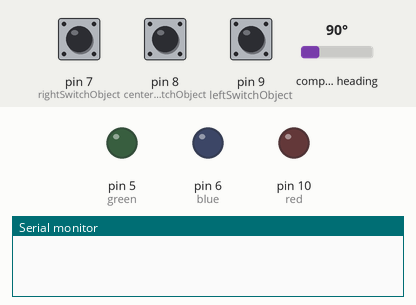
Bench run of a sketch on a simulated Arduino Micro, built with avr-gcc and run on an emulated ATmega32U4. On the bench: output pins drawn as LEDs (lit = HIGH), the last lines printed to the serial monitor. Inputs (shaded band) come from the test bench; at power-on: pin 8 (centerSwitchObject) HIGH, pin 7 (rightSwitchObject) HIGH, pin 9 (leftSwitchObject) HIGH, compass heading 90°. EEPROM starts erased; USB keyboard and mouse output is not drawn.

Above: at 1.2 s.
1.3 s: pin 8 (centerSwitchObject) pulled LOW for 1 s
At 2.6 s:
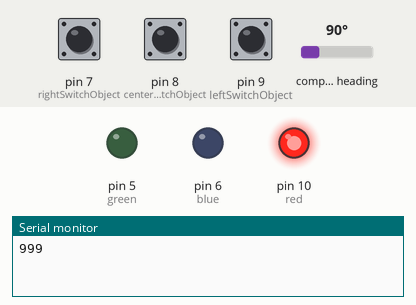
3.8 s: pin 8 (centerSwitchObject) pulled LOW for 3.2 s
At 5.2 s:
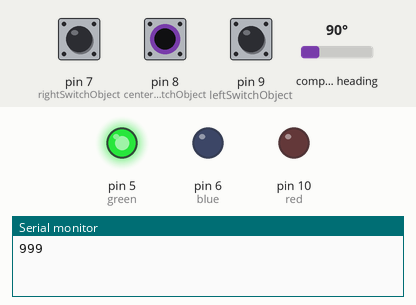
At 6.9 s:
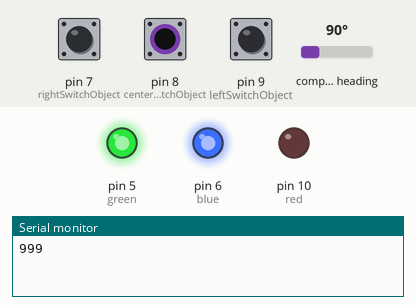
Timing chart, 0 to 8.4 s (numbered marks = the images above; inputs shaded):
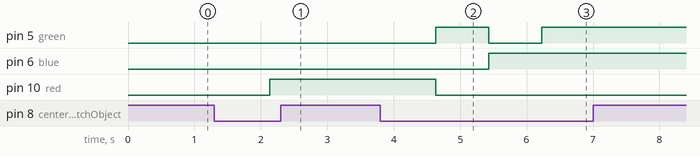

The sketch:

KNOB_V2.ino
```cpp
/*
Modify "SWITCH ACTIONS" to change what keystroke is sent when interacting with the dial or the switches
A list of possible media controls can be found here:
https://github.com/NicoHood/HID/wiki/Consumer-API

A list of possible keystrokes and instructions on how to send them can be found here:
https://github.com/NicoHood/HID/wiki/Keyboard-API

A list of media controller information can be found here:
https://github.com/NicoHood/HID/wiki/Consumer-API

see https://github.com/NicoHood/HID for the complete documentation of what can be controlled

If you cant upload code to your KNOB verify the following:
  -these librarys are installed:
    HID-Project.h
    ezButton.h
    AS5600.h

  -Under Tools->Board "Arduino Micro" is selected
  -The correct port is selected under Tools->Port
  -you are using a Type-C cable that supports data transmission and is not charge only

 Happy Customizing!
 -Connor Weller
 */

//USER CONFIGURABLE OPTIONS
  //SWITCH ACTIONS
  #define leftSwitch MEDIA_PREVIOUS
  #define centerSwitch MEDIA_PLAY_PAUSE
  #define rightSwitch MEDIA_NEXT
  #define scrollCW MEDIA_VOLUME_UP
  #define scrollCCW MEDIA_VOLUME_DOWN

  //SENSITIVITY ADJUSTMENTS
  #define volumeSensitivity 80
  #define holdTime 800
  #define switchDebounce 30

//LIBRARY CONFIGURATION
#include <HID-Project.h>
#include <ezButton.h>
#include <AS5600.h>
#include <EEPROM.h>


//PIN CONFIGURATION
ezButton leftSwitchObject(9);
ezButton centerSwitchObject(8);
ezButton rightSwitchObject(7);
#define red 10
#define green 5
#define blue 6
AS5600 as5600;   //  use default Wire


void setup() {
  pinMode (red,OUTPUT);
  pinMode (green,OUTPUT);
  pinMode (blue,OUTPUT);

  leftSwitchObject.setDebounceTime(switchDebounce); //set debounce time
  centerSwitchObject.setDebounceTime(switchDebounce);
  rightSwitchObject.setDebounceTime(switchDebounce);

  Consumer.begin();   //Initializes the HID Library
  Wire.begin(4);      //set Encoder direction pin and start Wire
  as5600.begin();     //Start as5600
  Serial.begin(9600); //Opens the serial connection used for communication with the PC.
  changeState();
}

void loop() {

//This part of the code is responsible for the actions when you rotate the encoder
  static long encoderOld = 0; //where the old encoder reading is stored
  static uint32_t lastTime = 0; //where the last value for millis is stored
  as5600.getCumulativePosition();

  if (millis() - lastTime >= 5){
    lastTime = millis();
    long encoderNew = as5600.getCumulativePosition();
    if (encoderNew-encoderOld > volumeSensitivity){
      Consumer.write(scrollCW);
      encoderOld=encoderNew;
    }
    else if (abs(encoderNew-encoderOld) > volumeSensitivity){
      Consumer.write(scrollCCW);
      encoderOld=encoderNew;
    }
  }

  //resets rotation before overflow
  if (as5600.getRevolutions() >= 10){
    as5600.resetPosition();
  }

//This part handles all the button presses
  else {
    static bool centerHeld = false;
    static long timePressed;
    static long timeReleased;
    static long ogTimePressed;
    leftSwitchObject.loop();
    centerSwitchObject.loop();
    rightSwitchObject.loop();

    //checks if the center button was held and if it was been triggers the changeState() (see the bottom)
    if (centerHeld == true && millis()-timePressed >= holdTime){
        changeState();
        timePressed = millis();
    }

    else if(leftSwitchObject.isReleased())
      Consumer.write(leftSwitch);

    else if(centerSwitchObject.isReleased()){
      centerHeld = false;
      Serial.println(millis()-ogTimePressed);
      if(millis()-ogTimePressed < holdTime){
          Consumer.write(centerSwitch);
      }
    }

    else if(centerSwitchObject.isPressed()){
      timePressed = millis();
      ogTimePressed = millis();
      centerHeld = true;
    }

    else if(rightSwitchObject.isReleased())
      Consumer.write(rightSwitch);
  }
}

//this runs everytime the center buttin is held to change modes
void changeState(){
  static int state = EEPROM.read(0);
  static bool startup = true;
  if(startup != true)
    state++;
  if(state == 1){
    digitalWrite(red, HIGH);
  }
  else if(state == 2){
    digitalWrite(red, LOW);
    digitalWrite(green, HIGH);
  }
  else if(state == 3){
    digitalWrite(green, LOW);
    digitalWrite(blue, HIGH);
  }
    else if(state == 4){
      digitalWrite(green, HIGH);
      digitalWrite(green, HIGH);
      digitalWrite(blue, HIGH);
  }
  else{
    digitalWrite(red, LOW);
    digitalWrite(green, LOW);
    digitalWrite(blue, LOW);
    state=0;
  }
  startup = false;
  EEPROM.write(0,state);
}
```

Measured:
- after the input at 1.3 s, pin 10 (red): LOW → HIGH after 0.83 s
- after the input at 3.8 s, pin 5 (green): LOW → HIGH after 0.83 s, → LOW 0.80 s later, → HIGH 0.80 s later; pin 6 (blue): LOW → HIGH after 1.6 s; pin 10 (red): HIGH → LOW after 0.83 s
